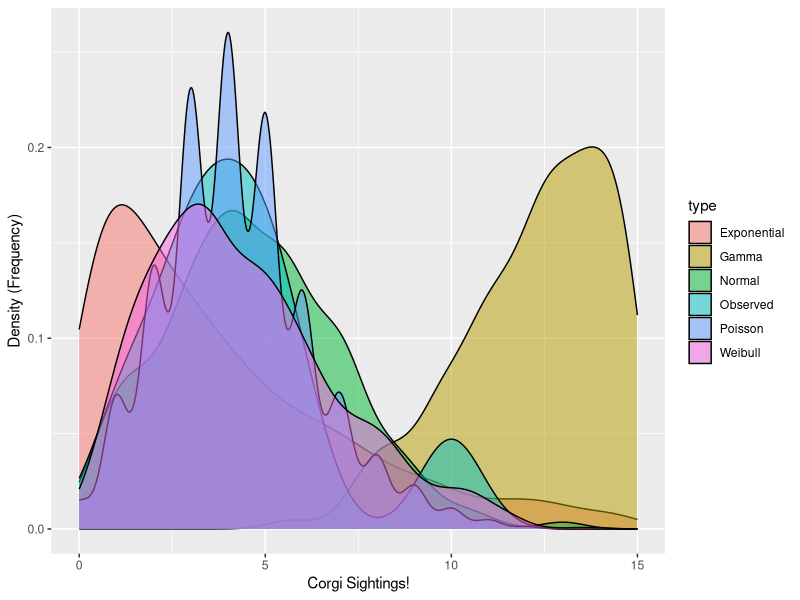

Reproduce this figure in R.
# Load packages:
# library(packageName)
# Install packages:
# install.packages("packageName")
install.packages("MASS")
library(readr)
library(dplyr)
library(ggplot2)
library(MASS)

# Beth saw 5, Javier saw 1, June saw 10(!), Tim saw 3, Melanie saw 4, Mohammad saw 3, Jenny say 6, Yosuke saw 4, Jimena saw 5, and David saw 2.
# make a vector containing # of corgis seen by each person
corgi = c(5,1,10,3,4,3,6,4,5,2)
corgi # view it

# retrieve stats to start weibull distribution
mean = mean(corgi) # mean
sd = sd(corgi) # standard deviation
n = length(corgi) # number of values in vector - used in rates
var = var(corgi) # variance - used in other values
# now working on gamma functions
gammashape = mean^2 - var # gamma shape
gammarate = mean / var # gamma rate
# now working on exponential functions
exprate = 1 / mean # exponential rate

# weibull via fitdistr() fucntion
corgistats <- corgi %>% fitdistr(densfun = "weibull")
weibullshape <- corgistats$estimate[1] # from the distribution stats generated, the first value is the shape hence [1]
weibullscale <- corgistats$estimate[2] # from the distribution stats generated, the second value is the scale hence [2]

# simulate each distribution and bind the rows
corgisim <- bind_rows(
  data.frame(x = corgi, type = "Observed"), # our actual dataset
  data.frame(x = rnorm(1000, mean, sd), type = "Normal"), # normal distribution simulated x1000
  data.frame(x = rpois(1000, mean), type = "Poisson"), # poisson distribution simulated x1000
  data.frame(x = rgamma(1000, gammashape, gammarate), type = "Gamma"), # gamma distribution simulated x1000
  data.frame(x = rexp(1000, exprate), type = "Exponential"), # exponential distribution simulated x1000
  data.frame(x = rweibull(1000, weibullshape, weibullscale), type = "Weibull")) # weibull distribution simulated x1000

# lastly, geom_density() plot 
ggplot(data = corgisim, mapping = aes(x = x, fill = type)) +
  geom_density(alpha = 0.5) +
  xlim(0,15) +
  labs(x = "Corgi Sightings!", y = "Density (Frequency)")
